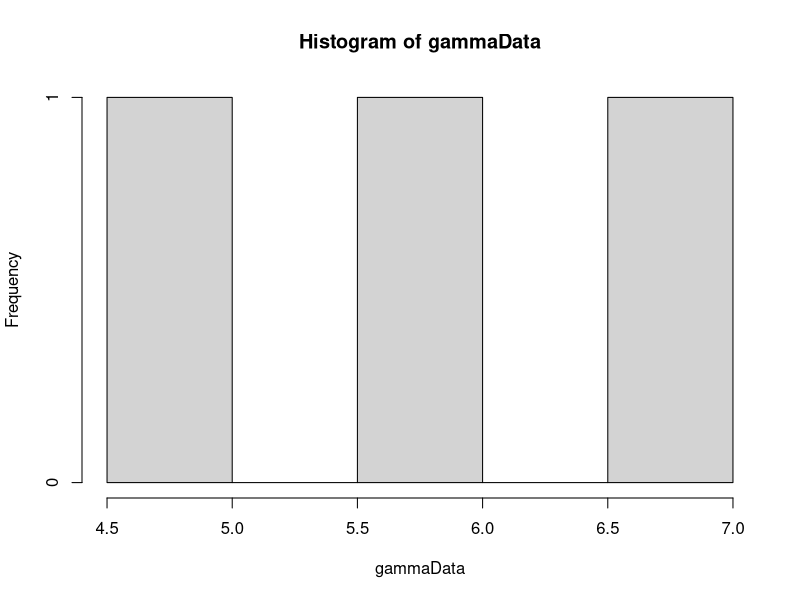

This figure's R source: (Note: this script raises an error after producing the figure.)
library(MCMCpack)


calcWeight <- function(u, alpha) {
  # Calculates weight for given u and alpha.
  # 
  # Args:
  #   u: A vector.
  #   alpha: A scalar.
  #   
  # Returns:
  #   The weight value. A scalar.
  gammaInv = rep(0, length(u))
  diffGammaInv = rep(0, length(u))
  for(i in 1:length(u)) {
    gammaInv[i] = invGammaCumulative(u[i], alpha)
    diffGammaInv[i] = diffAlphaInvGammaCumulative(u[i], alpha)
  }
  pi = getPiValue()
  weight = pi/((1/length(gammaInv))*(sum(diffGammaInv/gammaInv)) - sum(diffGammaInv)/sum(gammaInv))
  return(weight)
}

getPiValue <- function() {
  # get value of pi function to be used in calculation of weights.
  # 
  # Returns:
  #   A scalar value.
  if (piValue == "constant") {
    return(1)
  } else if (piValue == "jeffrey") {
    # Return jeffrey prior
    return(sqrt((1/(estAlpha[sampleIndex]^2)) + (1/(2-(exp(estAlpha[sampleIndex]) + exp(-estAlpha[sampleIndex]))))))
  } else if (piValue == "betaOption") {
    return(estBeta)
  } else if (piValue == "alphaOption") {
    return(estAlpha[sampleIndex])
  }
}

calcPhi <- function(u, alpha) {
  phiPoint = rep(0, length(u))
  for(i in 1:length(u)) {
    xValue = invGammaCumulative(u[i], alpha)
    phiPoint[i] = getPhiValue(xValue)
  }
  return(sum(phiPoint)/length(u))
}

calcPhiGivenX <- function(x) {
  # Calc phi value for a vector x.
  # 
  # Args:
  #   x: A vector of data.
  #   
  # Returns:
  #  A scalar.
  phiPoint = rep(0, length(x))
  for(i in 1:length(x)) {
    phiPoint[i] = getPhiValue(x[i])
  }
  return(sum(phiPoint)/length(phiPoint))
}

getPhiValue <- function(xValue) {
  return(xValue > probValue)
}

invGammaCumulative <- function(u, alpha) {
  # Finds the inverse of the cumulative gamma.
  # 
  # Args:
  #   u: Scalar value.
  #   alpha: Scalar value.
  #   
  # Returns:
  #   A scalar. The inverse value given u and alpha.
  x = 0
  stepSize = 0.1
  tolerance = 0.00001
  direction = 1
  integralValue = 0
  
  while(abs(integralValue - u) > tolerance){
    x = x + direction*stepSize
    if(x<0) {
      x = 0
      direction = 1
    }
    
    if(method == "integrate") {
      integralv = integrate(gammaDensity, 0, x)
      integralValue = integral$valuev
    } else if(method == "pgamma") {
      integralv = pgamma(x, shape=alpha, scale=1)
      integralValue = integralv
    }
    
    
    # Going left and pass the point
    if ((u > integralValue) && (direction == -1)) {
      stepSize = stepSize/2
      direction = 1
    }
    
    # Going right and pass the point
    if ((u < integralValue) && (direction == 1)) {
      stepSize = stepSize/2
      direction = -1
    }
  }
  return(x)
}

diffAlphaInvGammaCumulative <- function(u, alpha) {
  # Derivative of gamma distribution with respect to alpha.
  # 
  # Args:
  #   u: Scalar between 0 and 1.
  #   alpha: Scalar larger than 0.
  #   
  # Returns:
  #   Scalar value. Derivative at point alpha.
  firstPoint = invGammaCumulative(u,alpha)
  secondPoint = invGammaCumulative(u, alpha + alphaHStep)
  return((secondPoint - firstPoint)/alphaHStep)
}

calcDerivateFunction <- function(u, alphaValue) {
  # Analytically find the derivative of cumulative inverse.
  # 
  # Args:
  #   u: Scalar value between 0 and 1.
  #   alphaValue: Scalar value.
  #   
  # Returns:
  #   A scalar value.
  largeFInv = invGammaCumulative(u, alphaValue)
  integralPart = integrate(integralFunction, 0, largeFInv)
  return((digamma(alphaValue)*u - integralPart$value)*gamma(alphaValue)/((largeFInv^(alphaValue - 1))*exp(-largeFInv)))
}

integralFunction <- function(y) {
  # Function to be integrated.
  return(log(y)*(y^(alphaValue - 1))*exp(-y)/gamma(alphaValue))
}

optimfindAlpha <- function() {
  if((calcValueTau2(u, alphaUpperBound) < s2) || (calcValueTau2(u, alphaLowerBound) > s2)) {
    return(-1)
  }
  return(optim(c(0.1), optimFunction, lower=alphaLowerBound, upper=alphaUpperBound, method="Brent")$par)
}

optimFunction <- function(alpha) {
  return(abs(s2-calcValueTau2(u, alpha)))
}

findAlpha <- function(s2, u) {
  # Function to calculate alpha value
  # 
  # Args:
  #   s2: Scalar value of sufficient statistic
  #   u: A vector
  #   
  # Returns:
  #   A scalar value of alpha.
  
  alphaValue = 0.1
  stepSize = 1
  direction = 1
  tolerance = 0.0001
  tau2Value = 0
  prevTau2Value = 0
  it = 0
  while(abs(s2 - tau2Value) > tolerance) {
    it = it + 1
    alphaValue = alphaValue + direction*stepSize
    if(alphaValue<=0) {
      alphaValue = 0.1
      direction = 1
    }
    prevTau2Value = tau2Value
    tau2Value = calcValueTau2(u, alphaValue)
    if ((s2 > tau2Value) && (direction == -1)) {
      stepSize = stepSize/2
      direction = 1
    }
    
    if ((s2 < tau2Value) && (direction == 1)) {
      stepSize = stepSize/2
      direction = -1
    }
    
    if(isAlphaOutsideValidInterval(alphaValue, direction)) {
      return(-1)
    }  
    if(it==100) {
      return(-1)
    }
    
  }
  
  return(alphaValue)
}

isAlphaOutsideValidInterval <- function(alphaValue, direction) {
  # Function to check if the alphaValue is outside allowed interval.
  # 
  # Args:
  #   alphaValue: A scalar value
  #   direction: A scalar value. Either 1 or -1.
  #   
  # Returns:
  #   Boolean value.
  return((alphaValue < alphaLowerBound && direction == -1) || (alphaValue > alphaUpperBound && direction == 1))
}

findBeta <- function(s1, u, alphaValue) {
  # Calculates beta
  # 
  # Args:
  #   s1: Scalar value.
  #   u: Vector of values between 0 and 1.
  #   alphaValue: Scalar value.
  #   
  # Returns:
  #   A scalar value.
  largeFInv = rep(0, length(u))
  for(i in 1:length(u)) {
    largeFInv[i] = invGammaCumulative(u[i], alphaValue)
  }
  return(s1*length(u)/(sum(largeFInv)))
}

calcValueTau2 <- function(u, alphaValue) {
  largeFInv = rep(0, length(u))
  for(i in 1:length(u)) {
    largeFInv[i] = invGammaCumulative(u[i], alphaValue)
  }
  return(length(u)*((prod(largeFInv))^(1/length(u)))/sum(largeFInv))
}

calcValueTau2Method2 <- function(x) {
  return(length(x)*((prod(x))^(1/length(x)))/sum(x))
}

alpha = 2
beta = 2
hStep = 0.01
alphaHStep = 0.01
method = "pgamma"
NUM_SAMPLES = 10000
NUM_POINTS = 3
alphaUpperBound = 20
alphaLowerBound = 0.05
# Pi is used in calculation of weights
# Options are:
#   "constant"
#   "betaOption"
#   "jeffrey"
#   "alphaOption"
piValue = "jeffrey"

# Generate data
gammaData = rgamma(NUM_POINTS, shape=alpha, scale = beta)
hist(gammaData)
# Calculation of statistics
s1 = sum(gammaData)/NUM_POINTS
s2 = NUM_POINTS*((prod(gammaData))^(1/NUM_POINTS))/sum(gammaData)
# w statistic obs. Not to be used yet.
wObs = calcPhiGivenX(gammaData)

# Generation of samples
phi = rep(0, NUM_SAMPLES)
# Phi is the prob that X>probValue
probValue = 1
weightsW = rep(0, NUM_SAMPLES)
sampleIndex = 1
iterationNumber = 0
estAlpha = rep(0, NUM_SAMPLES)
estBeta = 0
while(sampleIndex <= NUM_SAMPLES) {
  u = runif(NUM_POINTS)
  estAlpha[sampleIndex] = optimfindAlpha()
  if(estAlpha[sampleIndex] != -1) {
    estBeta = findBeta(s1, u, estAlpha[sampleIndex])
    weightsW[sampleIndex] = abs(calcWeight(u, estAlpha[sampleIndex]))
    phi[sampleIndex] = calcPhi(u, estAlpha[sampleIndex])
    
    sampleIndex = sampleIndex + 1
    print(sampleIndex)
    
  }
  #print(iterationNumber)
  iterationNumber = iterationNumber + 1
}
alphaAcceptance = (sampleIndex-1)/iterationNumber
hist(weightsW, breaks = 300)
expectedPhi = sum(phi*weightsW)/sum(weightsW)
plot(estAlpha, weightsW)
unweightedExpectedPhi = sum(phi)/NUM_SAMPLES
